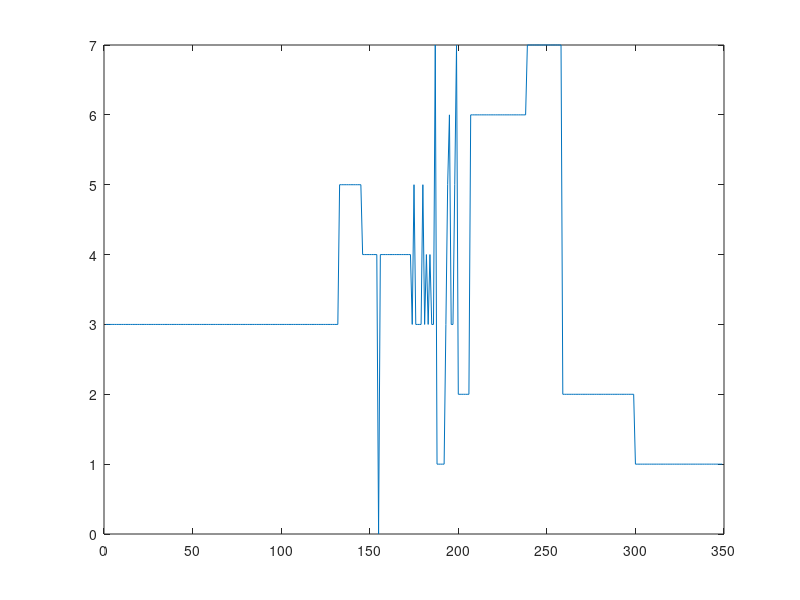

Here is the MATLAB script that generated this plot:
%% Section 4.3
%Analysing voter behaviour
clear all;clc;close all
load votes.dat
load mpsex.dat
load mpparty.dat
load mpdistrict.dat

num_voters = 349;
nodes = 100;
attributes = 31;
eta = 0.2;
props = reshape(votes,attributes,length(votes)/attributes)';
weights = double(rand(nodes,attributes)>0.5);
dist_list = zeros(nodes,num_voters);
MAX_EPOCHS = 20;
for epoch = 1:MAX_EPOCHS
    for voter = 1:num_voters
        diff = repmat(props(voter,:),[nodes,1])-weights;
        dist = sqrt(sum((diff).^2,2));
        [bestDist, bestInd] = min(dist);
        neib_size = (round(nodes/2)-round((nodes/2)*epoch/MAX_EPOCHS));
        idx=(max(1,bestInd-neib_size):min(nodes,bestInd+neib_size))';
        weights(idx,:) = weights(idx,:) + eta*(diff(idx,:));
        dist_list(:,voter) = dist;
        %plot(dist_list(:,[2,11,18]))
        %pause(0.1)
    end
end


order = [];
for voter = 1:num_voters
    testdiff = repmat(props(voter,:),[nodes,1])-weights;
    testdist = sqrt(sum((testdiff).^2,2));
    [bestDist,idx] = min(testdist);
    order = [order;idx];
end
[index, voter_order] = sort(order,'ascend');
voter_party=mpparty(voter_order,:);
voter_gender=mpsex(voter_order,:);
voter_district=mpdistrict(voter_order,:);
plot(voter_party)
